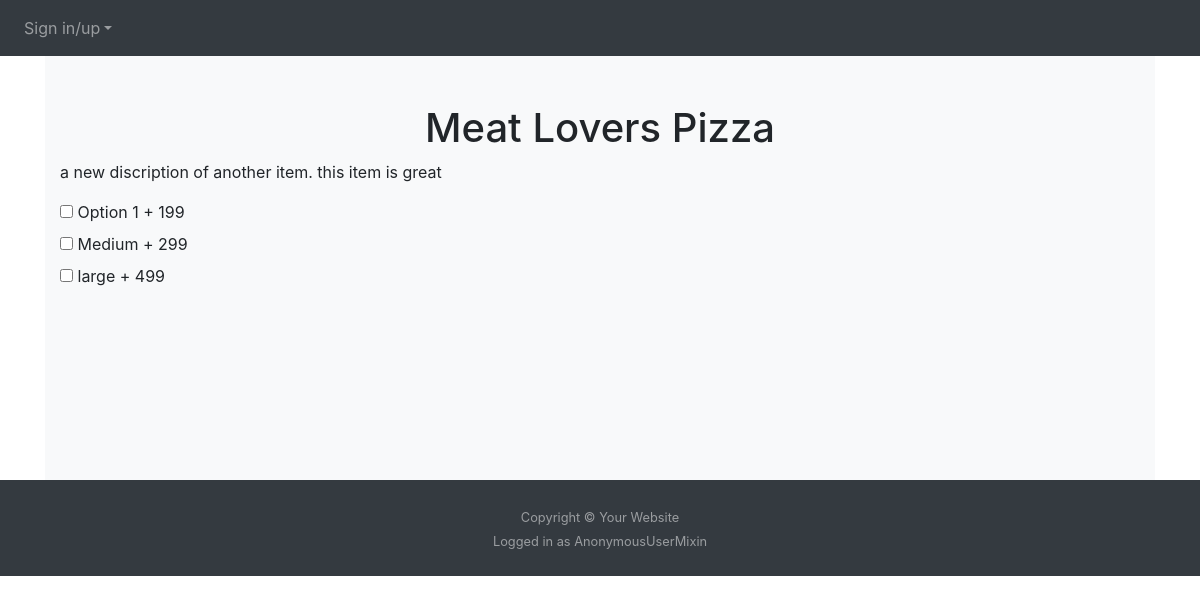
/item/1, run on an earlier commit of the app's database.
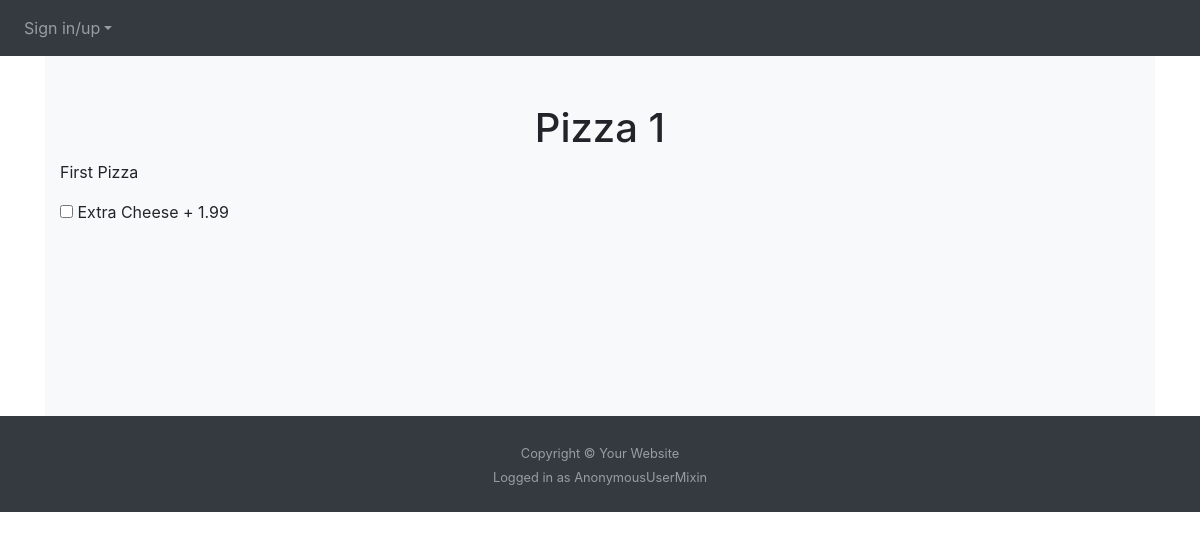
And on a later commit of the database.
### website/models.py (models this page shows)
class Item(db.Model):
    id = db.Column(db.Integer, primary_key=True)
    name = db.Column(db.String(150))
    price = db.Column(db.Integer)
    description = db.Column(db.String(500))
    category = db.Column(db.Integer) # Helps create different sections of menu and similar items section
    item_image = db.Column(db.String(40))

class Option(db.Model):
    id = db.Column(db.Integer, primary_key=True)
    name = db.Column(db.String(150))
    price = db.Column(db.Integer)
    description = db.Column(db.String(500))
    category = db.Column(db.Integer)

### website/menu.py (the view)
@menu.route('/item/<int:id>', methods=['GET', 'POST'])
def item(id):
  if request.method == 'POST':
    name = request.form.get('name')
    price = request.form.get('price')
    quantity = request.form.get('quantity')
    cart_item = Cart(name=name, price=price, quantity=quantity)
    db.session.add(cart_item)
    db.session.commit()
    flash('Added to cart!', category='success')
    return redirect(url_for('menu.website_menu'))
  else:
    rows = Cart.query.filter(Cart.id).count()
    return render_template('item.html', user=current_user, current_item=get_items()[id-1], options=get_options(), rows=rows)

### website/menu.py (called while the page is built)
def get_items():
  ids = [id[0] for id in Item.query.with_entities(Item.id).all()]
  test_items = []
  for id in ids:
    item = Item.query.filter_by(id=id).first()
    grabber = {'id': 0, 'name': '', 'price': 0, 'desc': '', 'img': '', 'category': 0, 'options': ''}
    grabber['id'] = item.id
    grabber['name'] = item.name
    grabber['price'] = item.price
    grabber['desc'] = item.description
    grabber['img'] = item.item_image
    grabber['category'] = item.category
    test_items.append(grabber)
  return test_items

def get_options():
    ids = [id[0] for id in Option.query.with_entities(Option.id).all()]
    all_options = []
    for id in ids:
        option = Option.query.filter_by(id=id).first()
        grabber = {'id':0, 'name':'', 'price':0, 'description': '', 'category': 0}
        grabber['id'] = option.id
        grabber['name'] = option.name
        grabber['price'] = option.price
        grabber['description'] = option.description
        grabber['category'] = option.category
        all_options.append(grabber)
    return all_options

### website/templates/item.html (shortened to what this page needs)
{% extends "base.html" %} {% block title %}Item{% endblock %}
{% block content%}
<div class="album py-5 bg-light">
    <h1 align="center">{{ current_item.name }}</h1>
    <div class="container">
        <p>{{ current_item.desc }}</p>
        <p>
          {% for i in options %}
            {% if i.category == current_item.category %}
              <input type="checkbox" id="options" name="options">
              <label for="options">{{ i.name }} + {{i.price}}</label><br>
            {% endif %}
          {% endfor %}
        </p>
        <form method="POST">
          <div class="form-group">
          </div>
          <div class="form-group">
          </div>
          <div class="form-group">
          </div>
      </form>
    </div>
</div>
{% endblock %}

### website/templates/base.html (shortened to what this page needs)
<!DOCTYPE html>
<html>
  <head>
    <link
      rel="stylesheet"
      href="https://stackpath.bootstrapcdn.com/bootstrap/4.4.1/css/bootstrap.min.css"
    />
    <link
      rel="stylesheet"
      href="https://stackpath.bootstrapcdn.com/font-awesome/4.7.0/css/font-awesome.min.css"
    />
    <link rel="stylesheet" href="../static/base.css">
  </head>
  <body>
    <nav class="navbar navbar-expand-lg navbar-dark bg-dark">
      <div class="collapse navbar-collapse" id="navbar">
        <div class="navbar-nav">
          {% if user.is_authenticated %}
          <a class="nav-item nav-link" id="home" href="/">Home</a>
          <a class="nav-item nav-link" id="menu" href="/website-menu">Menu</a>
          <a class="nav-item nav-link" id="cart" href="/website-cart">Cart ({% block cart %}0{% endblock %})</a>
            {% if user.id == 1 and user.__class__.__name__ == 'User' %}
            <li class="nav-item dropdown">
              <a class="nav-link dropdown-toggle" href="#" id="navbarDropdown" role="button" data-toggle="dropdown" aria-haspopup="true" aria-expanded="false">
              Admin</a>
              <div class="dropdown-menu" aria-labelledby="navbarDropdown">
                  <a class="dropdown-item" href="/edititems">Edit items</a>
                  <a class="dropdown-item" href="/addoptions">Add options</a>
                  <a class="dropdown-item" href="/editusers">Edit stores</a>
                  <a class="dropdown-item" href="/logout">Logout</a>
              </div>
            </li>
            {% elif user.__class__.__name__ == 'Store' %}
            <li class="nav-item dropdown">
              <a class="nav-link dropdown-toggle" href="#" id="navbarDropdown" role="button" data-toggle="dropdown" aria-haspopup="true" aria-expanded="false">
              Manage Store</a>
              <div class="dropdown-menu" aria-labelledby="navbarDropdown">
                <a class="dropdown-item" href="/edit-employees">Manage Employees</a>
                <a class="dropdown-item" href="/current-orders">Current Orders</a>
                <a class="dropdown-item" href="/logout">Logout</a>
              </div>
            </li>
            {% elif user.__class__.__name__ == 'Employee' %}
            <li class="nav-item dropdown">
              <a class="nav-link dropdown-toggle" href="#" id="navbarDropdown" role="button" data-toggle="dropdown" aria-haspopup="true" aria-expanded="false">
              Options</a>
              <div class="dropdown-menu" aria-labelledby="navbarDropdown">
                <a class="dropdown-item" href="/current-orders">Current Orders</a>
                <a class="dropdown-item" href="/logout">Logout</a>
              </div>
            </li>
            {% else %}
            <li class="nav-item dropdown">
              <a class="nav-link dropdown-toggle" href="#" id="navbarDropdown" role="button" data-toggle="dropdown" aria-haspopup="true" aria-expanded="false">
              Hey, {{user.first_name}}</a>
              <div class="dropdown-menu" aria-labelledby="navbarDropdown">
                  <a class="dropdown-item" href="/logout">Logout</a>
              </div>
            </li>
            {% endif %}
          {% else %}
          <li class="nav-item dropdown">
            <a class="nav-link dropdown-toggle" href="#" id="navbarDropdown" role="button" data-toggle="dropdown" aria-haspopup="true" aria-expanded="false">
            Sign in/up</a>
          </li>
          {% endif %}
        </div>
      </div>
    </nav>
    <div class="container">{% block content %} {% endblock %}</div>
  </body>
  <footer id="sticky-footer" class="flex-shrink-0 py-4 bg-dark text-white-50">
    <div class="container text-center">
      <small>Copyright &copy; Your Website</small>
      <br>
      <small>Logged in as {{user.__class__.__name__}}</small>
    </div>
  </footer>
</html>

### website/static/base.css (style rules this page uses)
html, body { height: 100%; }

What changed in the data, as far as the page shows it:
removed Option: name "Option 1", price "199"
removed Option: name "Medium", price "299"
removed Option: name "large", price "499"
changed Item: name "Meat Lovers Pizza" → "Pizza 1"; desc "a new discription of another item. this item is great" → "First Pizza"
added Option: name "Extra Cheese", price "1.99"
